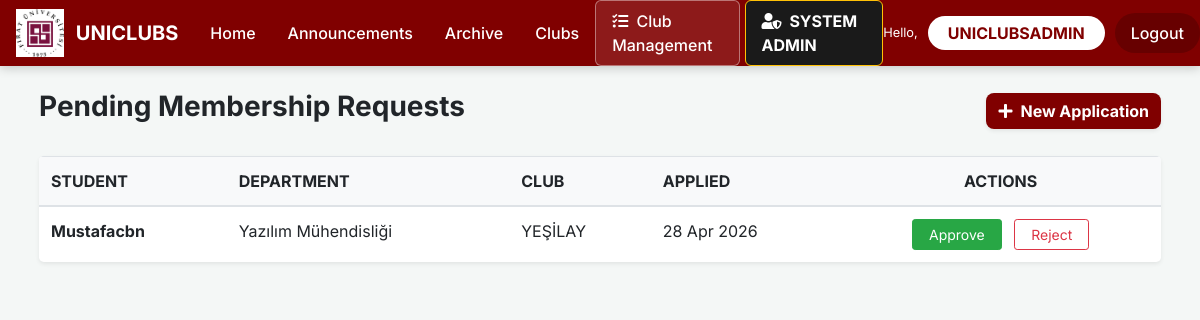
Screenshot of /membership/ (signed in) with the database file from the repository.
### app/models.py (models this page shows, shortened)
class MembershipRequest(models.Model): # Links students to clubs for general membership | Genel üyelik için öğrencileri kulüplere bağlar
    STATUS_CHOICES = [
        ('pending', 'Pending'),
        ('approved', 'Approved'),
        ('rejected', 'Rejected'),
    ]
    student = models.ForeignKey(Student, on_delete=models.CASCADE, related_name='membership_requests')
    club = models.ForeignKey(Club, on_delete=models.CASCADE, related_name='membership_requests')
    status = models.CharField(max_length=20, choices=STATUS_CHOICES, default='pending')
    applied_at = models.DateTimeField(default=timezone.now)
    reviewed_at = models.DateTimeField(blank=True, null=True)
    class Meta:
        ordering = ['-applied_at']

class Student(models.Model): # Base model for student academic and contact information | Öğrenci akademik ve iletişim bilgileri için temel model
    full_name = models.CharField(max_length=200)
    student_id = models.CharField(max_length=20, unique=True)
    department = models.CharField(max_length=200)
    faculty = models.CharField(max_length=200, blank=True, null=True)
    grade = models.CharField(max_length=50, blank=True, null=True)
    email = models.EmailField(unique=True)
    year = models.IntegerField(default=1)
    created_at = models.DateTimeField(default=timezone.now)
    class Meta:
        ordering = ['-created_at']

class Club(models.Model): # Stores club profile, recruitment status, and admin links | Kulüp profili, alım durumu ve admin bağlantılarını tutar
    name = models.CharField(max_length=200)
    description = models.TextField(blank=True)
    logo = models.ImageField(upload_to='club_logos/', blank=True, null=True)
    category = models.CharField(max_length=100, blank=True)
    is_active = models.BooleanField(default=True)
    is_approved = models.BooleanField(default=False)
    is_recruiting = models.BooleanField(default=False)
    is_core_team_recruiting = models.BooleanField(default=False)
    leader = models.CharField(max_length=200, blank=True, null=True, help_text="Name of the club leader")
    created_at = models.DateTimeField(default=timezone.now)
    admin_user = models.OneToOneField(User, on_delete=models.SET_NULL, null=True, blank=True, related_name='managed_club')
    class Meta:
        ordering = ['-created_at']

### app/views.py (the view)
# urls.py: path('membership/', views.membership_requests_view, name='membership_requests'),
def membership_requests_view(request):
    pending = MembershipRequest.objects.filter(status='pending')
    return render(request, 'app/membership_requests.html', {'requests': pending})

### app/templates/app/membership_requests.html (shortened to what this page needs)
{% extends "app/layout.html" %}
{% block content %}
<div class="container-fluid px-4">
    <div class="d-flex justify-content-between align-items-center mb-4">
        <h3 class="font-weight-bold">Pending Membership Requests</h3>
        <a href="{% url 'club_list' %}" class="btn btn-maroon shadow-sm">
            <i class="fas fa-plus mr-2"></i>New Application
        </a>
    </div>
    <div class="card border-0 shadow-sm rounded-lg overflow-hidden">
        <div class="table-responsive">
            <table class="table table-hover mb-0">
                <thead class="bg-light">
                    <tr>
                        <th>STUDENT</th><th>DEPARTMENT</th><th>CLUB</th><th>APPLIED</th><th class="text-center">ACTIONS</th>
                    </tr>
                </thead>
                <tbody>
                    {% for req in requests %}
                    <tr>
                        <td class="font-weight-bold">{{ req.student.full_name }}</td>
                        <td>{{ req.student.department }}</td>
                        <td>{{ req.club.name }}</td>
                        <td>{{ req.applied_at|date:"d M Y" }}</td>
                        <td class="text-center">
                            <a href="{% url 'membership_approve' req.pk %}" class="btn btn-sm btn-success px-3 py-1 mr-2">Approve</a>
                            <a href="{% url 'membership_reject' req.pk %}" class="btn btn-sm btn-outline-danger px-3 py-1">Reject</a>
                        </td>
                    </tr>
                    {% empty %}
                    <tr>
                        <td colspan="5" class="text-center py-4 text-muted">No pending requests.</td>
                    </tr>
                    {% endfor %}
                </tbody>
            </table>
        </div>
    </div>
</div>
{% endblock %}

### app/templates/app/layout.html (shortened to what this page needs)
{% load static %}
<!DOCTYPE html>
<html lang="en">
<head>
    <link rel="stylesheet" href="https://stackpath.bootstrapcdn.com/bootstrap/4.5.2/css/bootstrap.min.css" />
    <link rel="stylesheet" href="https://cdnjs.cloudflare.com/ajax/libs/font-awesome/5.15.3/css/all.min.css" />
</head>
<body>
    <nav class="navbar navbar-expand-lg navbar-custom sticky-top p-0">
        <div class="container-fluid p-0">
            <a class="navbar-brand text-white font-weight-bold d-flex align-items-center ml-3" href="{% url 'home' %}">
                <img src="{% static 'app/content/fu_logo_final_v4.png' %}" alt="FU Logo" style="height: 48px; width: auto; margin-right: 12px;">
                UNICLUBS
            </a>
            <div class="collapse navbar-collapse" id="navbarNav">
                <ul class="navbar-nav mr-auto">
                    <li class="nav-item"><a class="nav-link" href="{% url 'home' %}">Home</a></li>
                    <li class="nav-item"><a class="nav-link" href="{% url 'announcements' %}">Announcements</a></li>
                    <li class="nav-item"><a class="nav-link" href="{% url 'event_archive' %}">Archive</a></li>
                    <li class="nav-item"><a class="nav-link" href="{% url 'club_list' %}">Clubs</a></li>
                </ul>
                <ul class="navbar-nav ml-auto align-items-center">
                    {% if user.is_authenticated %}
                        {% if user.username == 'UNICLUBSADMIN' or user.managed_club %}
                            <li class="nav-item">
                                <a class="nav-link nav-club-admin" href="{% url 'club_admin' %}">
                                    <i class="fas fa-tasks mr-1"></i> Club Management
                                </a>
                            </li>
                        {% endif %}
                        {% if user.username == 'UNICLUBSADMIN' %}
                            <li class="nav-item">
                                <a class="nav-link nav-system-admin" href="{% url 'system_admin' %}">
                                    <i class="fas fa-user-shield mr-1"></i> SYSTEM ADMIN
                                </a>
                            </li>
                        {% endif %}
                        <li class="nav-item d-flex align-items-center">
                            <span class="text-white small">Hello,</span>
                        </li>
                        <li class="nav-item">
                            <a class="nav-link btn-student" href="{% url 'dashboard' %}">{{ user.username }}</a>
                        </li>
                        <li class="nav-item">
                            <a class="nav-link btn-logout" href="{% url 'logout' %}">Logout</a>
                        </li>
                    {% else %}
                        <li class="nav-item">
                            <a class="nav-link btn-login" href="{% url 'login' %}">Login</a>
                        </li>
                    {% endif %}
                </ul>
            </div>
        </div>
    </nav>
    <div class="container-fluid py-4">
        {% block content %}{% endblock %}
    </div>
</body>
</html>

### app/templates/app/layout.html (style rules this page uses)
:root { --maroon: #800000; --maroon-dark: #600000; --maroon-light: #fceceb; --soft-bg: #f4f7f6; }
body { background-color: var(--soft-bg); font-family: 'Inter', 'Segoe UI', sans-serif; padding-bottom: 60px; }
.navbar-custom { background-color: var(--maroon); box-shadow: 0 2px 10px rgba(0,0,0,0.2); }
.navbar-custom .nav-link { color: white !important; font-weight: 500; padding: 0.5rem 1rem !important; transition: 0.3s; }
.nav-club-admin { border: 1px solid rgba(255,255,255,0.4); border-radius: 6px; margin-right: 5px; background-color: rgba(255,255,255,0.1); }
.nav-system-admin { background-color: #1a1a1a !important; border-radius: 6px; color: #ffc107 !important; font-weight: bold !important; border: 1px solid #ffc107; }
.navbar-custom .nav-link.btn-student { background-color: white !important; color: #800000 !important; font-weight: bold !important; border-radius: 20px; padding: 5px 20px !important; margin-left: 10px; }
.btn-logout { background-color: rgba(0, 0, 0, 0.2); color: white !important; border-radius: 20px; padding: 5px 20px !important; margin-left: 10px; font-weight: 500; }
.btn-maroon { background-color: var(--maroon); color: white !important; border: none; border-radius: 8px; font-weight: 600; transition: 0.25s; }

### app/templates/app/membership_requests.html (style rules this page uses)
.btn-maroon { background-color:#800000; color:white !important; border:none; border-radius:8px; font-weight:bold; }

### rows the page displays
MembershipRequest: student.full_name "Mustafacbn", student.department "Yazılım Mühendisliği", club.name "YEŞİLAY", applied_at "28 Apr 2026"

### other values shown
{{ user.username }} "UNICLUBSADMIN"
